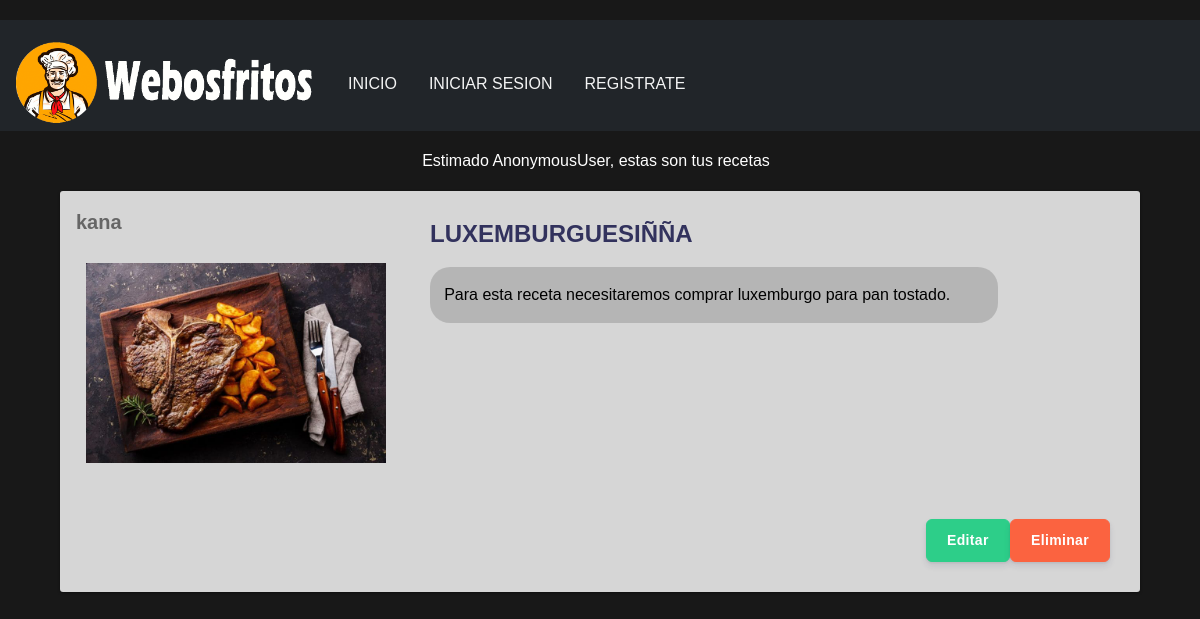
Screenshot of /receta/28/ with the database file from the repository.
### core/models.py (models this page shows, shortened)
class Receta(models.Model):
    idreceta = models.AutoField(primary_key=True)
    titulo = models.CharField(max_length=20, null=False, verbose_name='Titulo de la receta')
    imagen = models.ImageField(upload_to='recetas', null= True)
    parrafo = models.TextField(verbose_name='Descripcion de la receta')
    usuario = models.ForeignKey(User, on_delete=models.CASCADE)

### core/views.py (the view)
# urls.py: path('receta/<int:pk>/', PostDetailView.as_view(), name='post-detail'),
class PostDetailView(DetailView):
    model = Receta

### core/templates/core/receta_detail.html
{% extends "core/base.html" %}
{% load static %}
{% load crispy_forms_tags %}
{% block content %}
    <link rel="stylesheet" type="text/css" href="{% static 'core/css/post.css' %}">
    <center><p class="mr-2">Estimado {{user}}, estas son tus recetas</p></center>
    <div class="container">
        <div class="col-md-12 col-lg-12">
            <article class="post vt-post">
                <div class="row">
                    <div class="col-xs-12 col-sm-5 col-md-5 col-lg-4">
                        <div class="post-type post-img">
                            <h2 style="color: rgb(102, 102, 102); margin: 1rem;">{{ receta.usuario.username }}</p>
                            <img style="padding: auto; margin: 10px;" class="article-img" width="300" src="{{ receta.imagen.url }}">
                        </div>
                    </div>
                    <div class="col-xs-12 col-sm-7 col-md-7 col-lg-8" >
                        <div class="caption">
                            <h2 class="md-heading">{{receta.titulo }}</h2>
                            <p style="color: black; background-color: rgba(150, 150, 150, 0.507); padding: 2%; margin-right: 20%; border-radius: 20px;">{{ receta.parrafo }} </p>
                        </div>
                    </div>
                </div>
                <div class="d-flex justify-content-end" style="margin: 30px;">
                    <a href="{% url 'post-update' receta.pk %}"><button class="btn btn-success">Editar</button></a>
                    <a href="{% url 'post-delete' receta.pk %}"><button class="btn btn-warning">Eliminar</button></a>
                </div>
            </article>
        </div>
    </div>
{% endblock content %}

### core/static/core/css/post.css (style rules this page uses)
body { margin-top:20px; background:#181818; }
.post { width: 100%; float: left; -webkit-box-shadow: 0px 1px 3px rgba(0, 0, 0, 0.4); -moz-box-shadow: 0px 1px 3px rgba(0, 0, 0, 0.4); box-shadow: 0px 1px 3px rgba(0, 0, 0, 0.4); background: rgb(214, 214, 214); margin-bottom: 40px; border-radius: 3px; }
.post .post-type { float: left; width: 100%; }
.post .caption { float: left; width: 100%; text-align: left; padding: 25px 25px; }
.post .caption p { line-height: 28px; margin-bottom: 20px; font-size: 16px; }
.vt-post.post .caption { padding: 25px 0px; }
.md-heading { font-size: 24px !important; line-height: 36px !important; margin-bottom: 15px !important; }

### rows the page displays
Receta: usuario.username "kana", imagen (picture), titulo "LUXEMBURGUESIÑÑA", parrafo "Para esta receta necesitaremos comprar luxemburgo para pan tostado."

### other values shown
{{ user }} "AnonymousUser"
